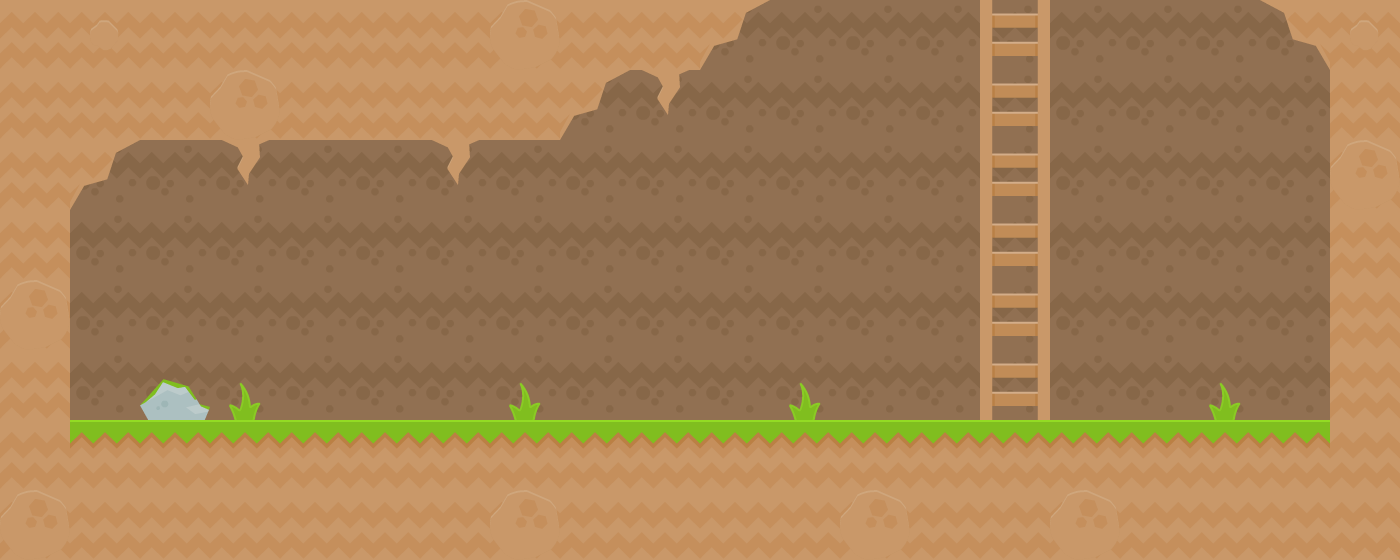

Tiled map render using the project's own tile images. Description and the map definition, with tile-layer contents summarised, below:
An orthogonal 20x8 tile map with 70x70 px tiles, 6 tile layers (background, collision, innerBackground, innerForeground, ...) and 1 object (Npc).

<map version="1.0" orientation="orthogonal" renderorder="right-down" width="20" height="8" tilewidth="70" tileheight="70">
 <tileset firstgid="1" name="tiles" tilewidth="70" tileheight="70" spacing="1">
  <image source="grass.png" width="568" height="568" />
 </tileset>
 <layer name="background" width="20" height="8">
  <data>[160 cells, 160 non-empty, 1 distinct tile ids]</data>
 </layer>
 <layer name="collision" width="20" height="8">
  <data>[160 cells, 75 non-empty, 5 distinct tile ids]</data>
 </layer>
 <layer name="innerBackground" width="20" height="8">
  <data>[160 cells, 6 non-empty, 2 distinct tile ids]</data>
 </layer>
 <layer name="innerForeground" width="20" height="8">
  <data>[160 cells, 6 non-empty, 3 distinct tile ids]</data>
 </layer>
 <layer name="ladder" width="20" height="8">
  <data>[160 cells, 6 non-empty, 1 distinct tile ids]</data>
 </layer>
 <objectgroup name="object">
  <object name="Npc" type="Npc" x="280" y="350" width="70" height="70" />
 </objectgroup>
 <layer name="foreground" width="20" height="8">
  <data>[160 cells, 3 non-empty, 3 distinct tile ids]</data>
 </layer>
</map>
